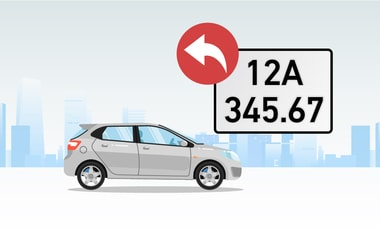
#> input picture bien-so-xe.jpg, 380 x 228 px
$ python -i camera_orientation_monitor.py   (imports and definitions only)
#> lines starting #> are read from the running program, lines starting #| are printed output that depends on the picture
#> further down, picture is the input picture: shape (228, 380, 3); mean B, G, R 225.6, 222.1, 219.8
from __future__ import annotations

from dataclasses import dataclass
from typing import Optional

import cv2
import numpy as np


@dataclass
class CameraShiftResult:
    is_shifted: bool
    rotation_deg: float = 0.0
    translation_px: float = 0.0
    scale_delta: float = 0.0
    inlier_ratio: float = 0.0
    reason: str = ""


class CameraOrientationMonitor:
    """Giám sát camera có lệch khỏi góc gốc ban đầu hay không.

    - Lưu một baseline frame khi hệ thống ổn định.
    - So khớp ORB + RANSAC giữa frame hiện tại và baseline.
    - Cảnh báo khi vượt ngưỡng liên tiếp N frame để chống false-positive.
    """

    def __init__(
        self,
        check_every_n_frames: int = 8,
        min_inlier_ratio: float = 0.18,
        max_rotation_deg: float = 3.5,
        max_translation_px: float = 18.0,
        max_scale_delta: float = 0.08,
        required_consecutive_alerts: int = 3,
        min_keypoints: int = 80,
    ) -> None:
        self.check_every_n_frames = max(1, check_every_n_frames)
        self.min_inlier_ratio = min_inlier_ratio
        self.max_rotation_deg = max_rotation_deg
        self.max_translation_px = max_translation_px
        self.max_scale_delta = max_scale_delta
        self.required_consecutive_alerts = max(1, required_consecutive_alerts)
        self.min_keypoints = min_keypoints

        self._baseline_gray: Optional[np.ndarray] = None
        self._frame_counter = 0
        self._consecutive_alerts = 0

        self._orb = cv2.ORB_create(nfeatures=600)
        self._matcher = cv2.BFMatcher(cv2.NORM_HAMMING, crossCheck=False)

    def set_baseline(self, frame_bgr: np.ndarray) -> bool:
        gray = self._preprocess(frame_bgr)
        keypoints, _ = self._orb.detectAndCompute(gray, None)
        if keypoints is None or len(keypoints) < self.min_keypoints:
            return False
        self._baseline_gray = gray
        self._consecutive_alerts = 0
        return True

    # [86 lines left out: functions evaluate, _update_alarm, not called in this run]

    @staticmethod
    def _preprocess(frame_bgr: np.ndarray) -> np.ndarray:
        resized = cv2.resize(frame_bgr, (640, int(640 * frame_bgr.shape[0] / frame_bgr.shape[1])))
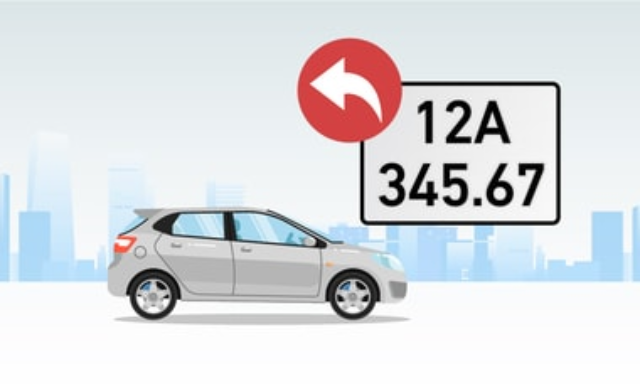
#> resized: shape (384, 640, 3); mean B, G, R 225.5, 222.1, 219.8
        gray = cv2.cvtColor(resized, cv2.COLOR_BGR2GRAY)
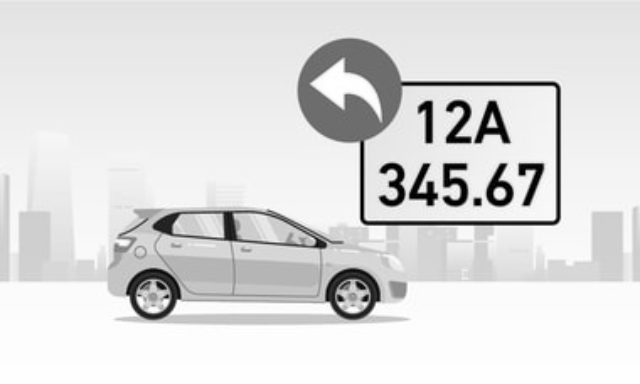
#> gray: shape (384, 640); min 0, max 255, mean 221.8
        return cv2.GaussianBlur(gray, (3, 3), 0)

>>> import cv2
>>> picture = cv2.imread('../bien-so-xe.jpg')
>>> result = CameraOrientationMonitor().set_baseline(picture)
#> in set_baseline, `keypoints, _ = self._orb.detectAndCompute(gray, None)`: keypoints = 600 keypoints; strongest (x, y, size): (498, 194, 77.1), (498, 189, 77.1), (454, 194, 92.6), (499, 191, 92.6)
#> result = True
